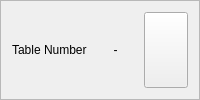
                     <widget class="QFrame" name="frame_9">
                      <property name="tabletTracking">
                       <bool>false</bool>
                      </property>
                      <property name="frameShape">
                       <enum>QFrame::StyledPanel</enum>
                      </property>
                      <property name="frameShadow">
                       <enum>QFrame::Sunken</enum>
                      </property>
                      <layout class="QHBoxLayout" name="horizontalLayout_32">
                       <item>
                        <widget class="QLabel" name="l_cashRegisterTableNumberTitle">
                         <property name="tabletTracking">
                          <bool>false</bool>
                         </property>
                         <property name="text">
                          <string>Table Number</string>
                         </property>
                        </widget>
                       </item>
                       <item>
                        <widget class="QLabel" name="l_cashRegisterTableNumber">
                         <property name="tabletTracking">
                          <bool>false</bool>
                         </property>
                         <property name="text">
                          <string>-</string>
                         </property>
                         <property name="alignment">
                          <set>Qt::AlignCenter</set>
                         </property>
                        </widget>
                       </item>
                       <item>
                        <widget class="QPushButton" name="btn_cashRegisterChangeTable">
                         <property name="sizePolicy">
                          <sizepolicy hsizetype="Minimum" vsizetype="Minimum">
                           <horstretch>0</horstretch>
                           <verstretch>0</verstretch>
                          </sizepolicy>
                         </property>
                         <property name="maximumSize">
                          <size>
                           <width>50</width>
                           <height>16777215</height>
                          </size>
                         </property>
                         <property name="tabletTracking">
                          <bool>false</bool>
                         </property>
                         <property name="text">
                          <string/>
                         </property>
                         <property name="icon">
                          <iconset resource="../resource/resource.qrc">
                           <normaloff>:/Simple icons/simple_icons/fi-rr-apps-sort.svg</normaloff>:/Simple icons/simple_icons/fi-rr-apps-sort.svg</iconset>
                         </property>
                         <property name="iconSize">
                          <size>
                           <width>32</width>
                           <height>32</height>
                          </size>
                         </property>
                        </widget>
                       </item>
                      </layout>
                     </widget>
